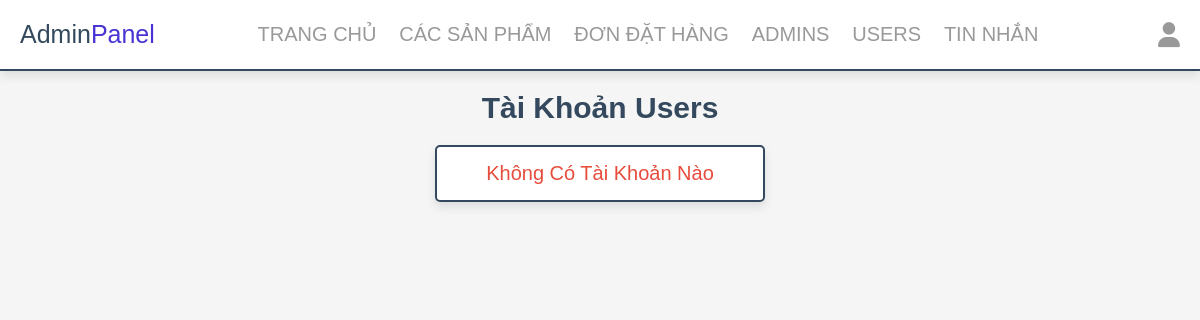
The page /admin/users_accounts.php (signed in) on the database as committed earlier.
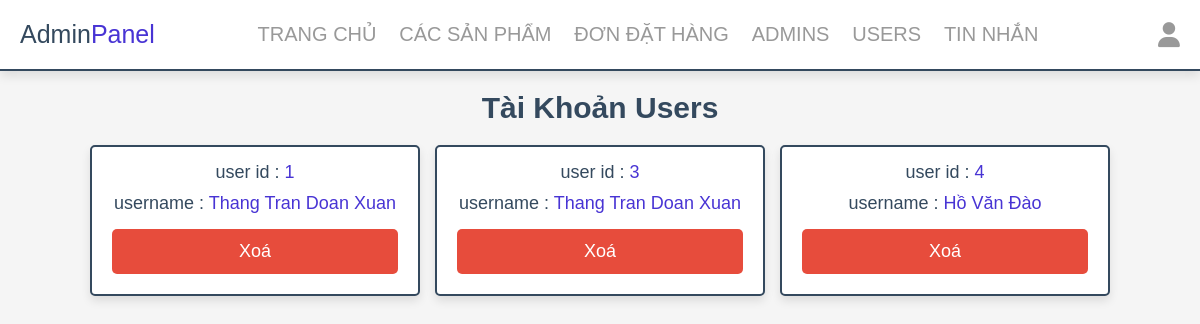
The same page on the database as committed later.
### tables this page shows
CREATE TABLE `users` (
  `id` int(11) NOT NULL AUTO_INCREMENT,
  `name` varchar(20) NOT NULL,
  `email` varchar(50) NOT NULL,
  `number` varchar(10) NOT NULL,
  `password` varchar(50) NOT NULL,
  `address` varchar(500) NOT NULL,
  PRIMARY KEY (`id`)
);

### admin/users_accounts.php (the view, shortened to what this page needs)
<?php
include '../components/connect.php';
?>
<!DOCTYPE html>
<html lang="en">
<head>
   <link rel="stylesheet" href="https://cdnjs.cloudflare.com/ajax/libs/font-awesome/6.1.1/css/all.min.css">
   <link rel="stylesheet" href="../css/admin_style.css">
</head>
<body>
   <?php include '../components/admin_header.php' ?>
   <section class="accounts">
      <h1 class="heading">tài khoản users</h1>
      <div class="box-container">
         <?php
         $select_account = $conn->prepare("SELECT * FROM `users`");
         $select_account->execute();
         if ($select_account->rowCount() > 0) {
            while ($fetch_accounts = $select_account->fetch(PDO::FETCH_ASSOC)) {
         ?>
               <div class="box">
                  <p> user id : <span><?= $fetch_accounts['id']; ?></span> </p>
                  <p> username : <span><?= $fetch_accounts['name']; ?></span> </p>
                  <a href="users_accounts.php?delete=<?= $fetch_accounts['id']; ?>" class="delete-btn" onclick="return confirm('xóa tài khoản này?');">xoá</a>
               </div>
         <?php
            }
         } else {
            echo '<p class="empty">không có tài khoản nào</p>';
         }
         ?>
      </div>
   </section>
</body>
</html>

Rows that differ between the two databases and show on the page:
added users: id "1", name "Thang Tran Doan Xuan"
added users: id "3", name "Thang Tran Doan Xuan"
added users: id "4", name "Hồ Văn Đào"
Other text that changed with them:
text no longer shown: "Không Có Tài Khoản Nào"
